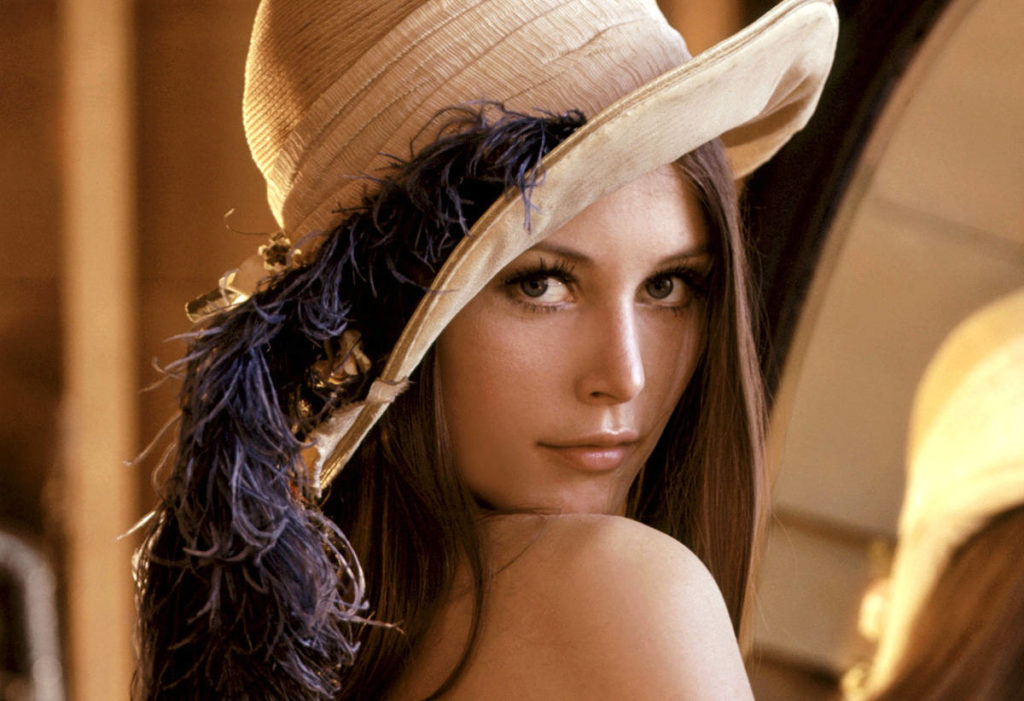
#> input picture lena.jpg, 1024 x 701 px
$ python main.py
#> lines starting #> are read from the running program, lines starting #| are printed output that depends on the picture
import cv2 as cv
import numpy as np
import matplotlib.pyplot as plt

# def dl_version(input, iterate=500):

a  = cv.imread('./lena.jpg', cv.IMREAD_GRAYSCALE)
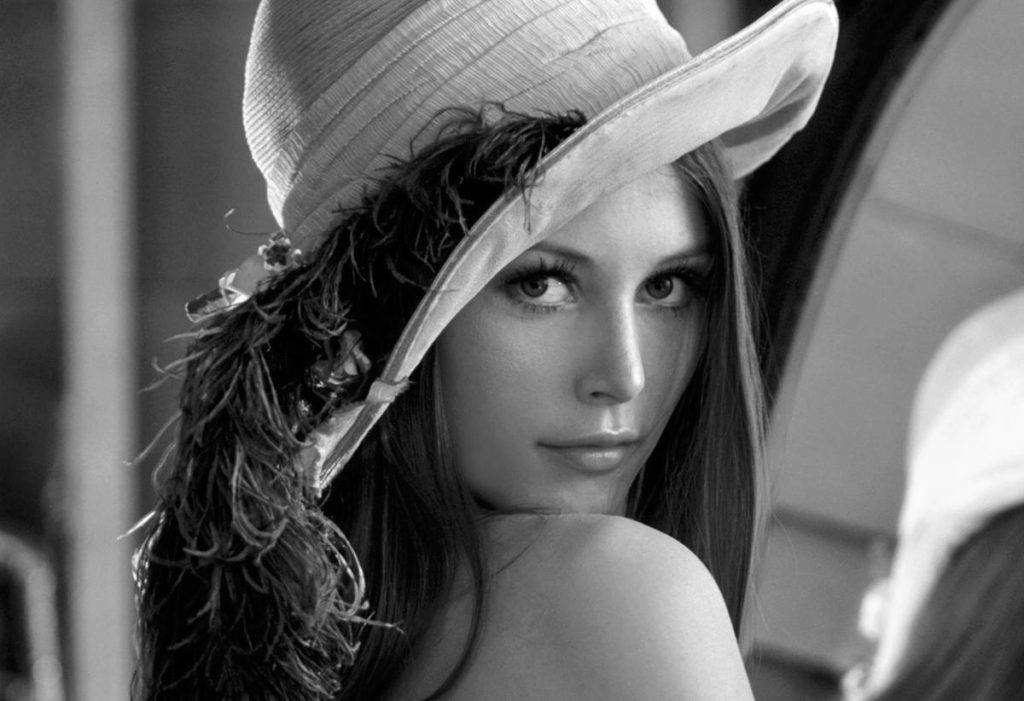
#> a: shape (701, 1024); min 0, max 255, mean 100.6
a = cv.resize(a, (0, 0), fx=0.2, fy=0.2)
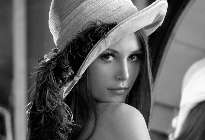
#> a: shape (140, 205); min 0, max 255, mean 100.7
print(a.shape)
#| (140, 205)
hist=cv.calcHist([a],[0],None,[256],[0,256])
#> hist = 256 values, max 399 at index 142, min 2 at index 254, mean 112.1
plt.hist(a.ravel(),256,[0,256])
plt.show()
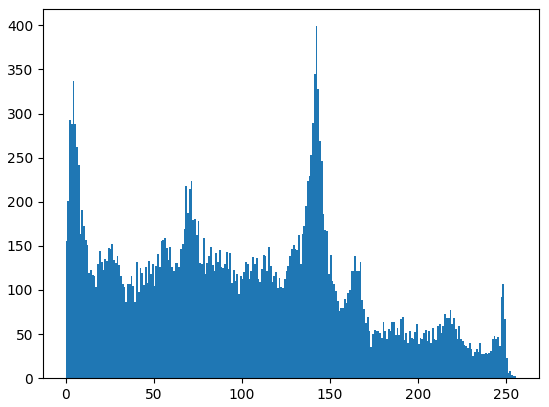
#> figure drawn by matplotlib, 1 panel; tallest bar 399 high, from x = 142 to 143
b = cv.imshow('hey', a)
cv.waitKey()
